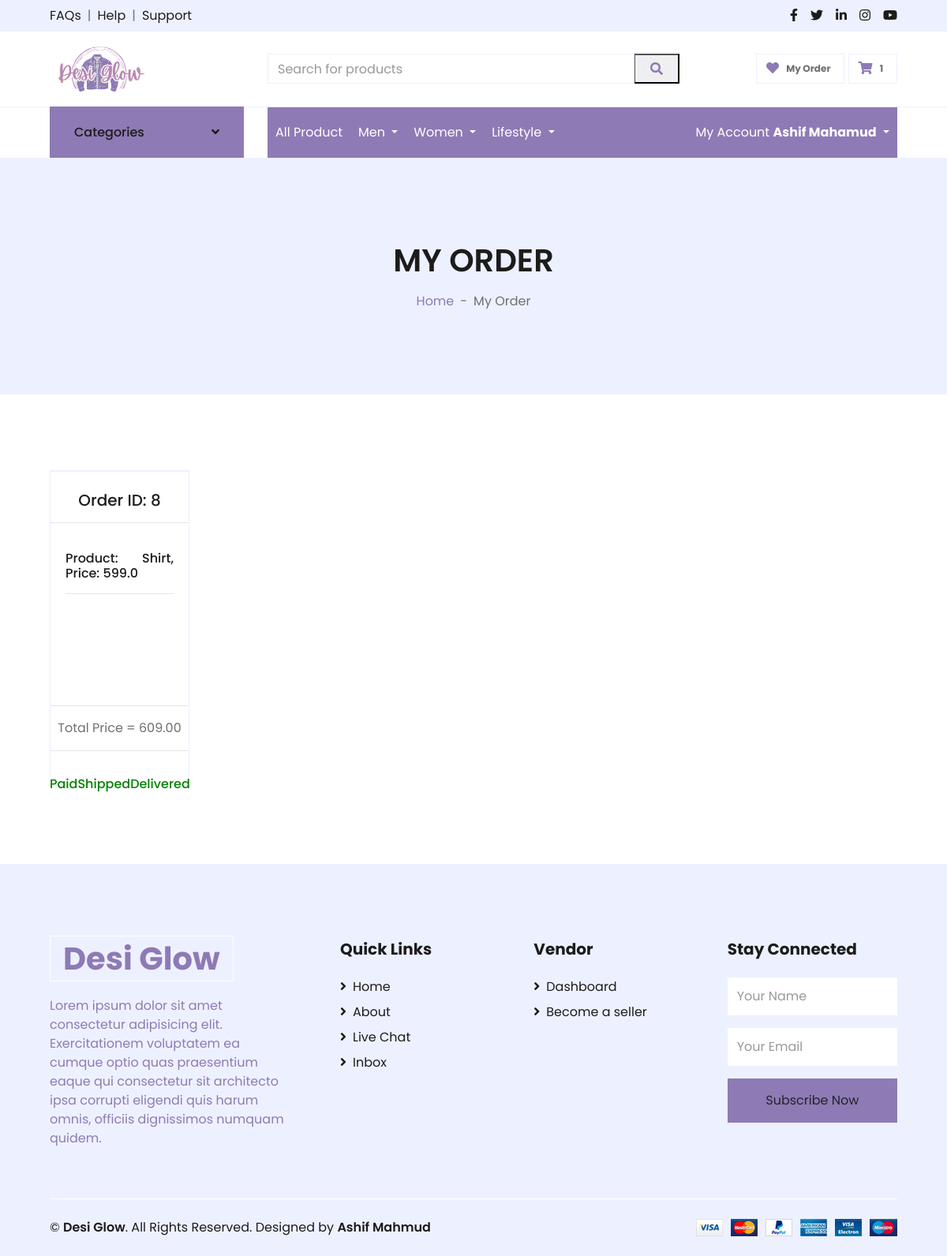
The app's page /order/ (signed in) with its own data.
### home/models.py (models this page shows, shortened)
class MyOrder(models.Model):
    username = models.CharField(max_length=100, blank=True, null=True)
    first_name = models.CharField(max_length=100, blank=True, null=True)
    last_name = models.CharField(max_length=100, blank=True, null=True)
    email = models.EmailField(blank=True, null=True)
    phone = models.CharField(max_length=20, blank=True, null=True)
    address1 = models.CharField(max_length=255, blank=True, null=True)
    address2 = models.CharField(max_length=255, blank=True, null=True)
    country = models.CharField(max_length=100, blank=True, null=True)
    city = models.CharField(max_length=100, blank=True, null=True)
    state = models.CharField(max_length=100, blank=True, null=True)
    zip = models.CharField(max_length=20, blank=True, null=True)
    subtotal = models.CharField(max_length=20, blank=True, null=True)
    total = models.CharField(max_length=20, blank=True, null=True)
    product_details = models.TextField(blank=True, null=True)
    payment_details = models.CharField(max_length=20, blank=True, null=True)
    payment_status = models.BooleanField(default=False)
    shipped_status = models.BooleanField(default=False)
    delivery_status = models.BooleanField(default=False)
    date = models.DateField(auto_now_add=True, blank=True, null=True)
    size = models.CharField(max_length = 99, blank = True, null = True)

### home/views.py (the view)
# urls.py: path('order/', order, name='order'),
def order(request):
    my_orders = MyOrder.objects.filter(username=request.user)
    context = {
        'my_order': my_orders,
    }
    return render(request, "order.html", context)

### home/context_processors.py (called while the page is built)
def custom_context(request):
    if request.user.is_authenticated:
        product_count = Cart.objects.filter(username=request.user).count()
    else:
        product_count = 0  # Set a default value if the user is not authenticated
    return {'product_count': product_count}

### templates/order.html (shortened to what this page needs)
{% extends "main.html" %}
{% load static %}
{% block content %}
<div class="container-fluid">
    <div class="row border-top px-xl-5">
        <div class="col-lg-3 d-none d-lg-block">
            <a class="btn shadow-none d-flex align-items-center justify-content-between bg-primary text-white w-100"
                data-toggle="collapse" href="#navbar-vertical" style="height: 65px; margin-top: -1px; padding: 0 30px;">
                <h6 class="m-0">Categories</h6>
                <i class="fa fa-angle-down text-dark"></i>
            </a>
        </div>
        <div class="col-lg-9">
            <nav class="navbar navbar-expand-lg bg-light navbar-light py-3 py-lg-0 px-0">
                {% include "navbar.html" %}
            </nav>
        </div>
    </div>
</div>
<div class="container-fluid bg-secondary mb-5">
    <div class="d-flex flex-column align-items-center justify-content-center" style="min-height: 300px">
        <h1 class="font-weight-semi-bold text-uppercase mb-3">My Order</h1>
        <div class="d-inline-flex">
            <p class="m-0"><a href="">Home</a></p>
            <p class="m-0 px-2">-</p>
            <p class="m-0">My Order</p>
        </div>
    </div>
</div>
<div class="container-fluid pt-5">
    <div class="row px-xl-5">
        <div class="col-lg-9 col-md-12">
            <div class="row pb-3">
                {% for order_item in my_order reversed %}
                <div class="col-lg-3 col-md-6 col-sm-12 pb-1">
                    <div class="card product-item border-0 mb-4">
                        <div
                            class="card-header product-img position-relative overflow-hidden bg-transparent border p-0">
                        </div>
                        <div class="card-body border-left border-right text-center p-0 pt-4 pb-3">
                            <h5 class="text-truncate mb-3">Order ID: {{ order_item.id }}</h5>
                            <hr>
                            <div class="d-flex" style="text-align: justify; height: 199px; overflow: scroll;">
                                <h6 style="padding: 19px;">
                                    {% if order_item.product_details %}
                                    {% for line in order_item.product_details.splitlines %}
                                    {{ line }}
                                    <hr style = "width: 100%;">
                                    {% endfor %}
                                    {% else %}
                                    No product details available
                                    {% endif %}
                                </h6>
                            </div>
                            <hr>
                            Total Price = {{ order_item.total }}
                            <hr>
                        </div>
                        <div class="d-flex justify-content-justify">
                            {% if order_item.payment_status %}
                            <h6 style="margin: auto; color: green;">Paid</h6>
                            {% else %}
                            <h6 style="margin: auto; color: red;">Paid</h6>
                            {% endif %}
                            {% if order_item.shipped_status %}
                            <h6 style="margin: auto; color: green;">Shipped</h6>
                            {% else %}
                            <h6 style="margin: auto; color: red;">Shipped</h6>
                            {% endif %}
                            {% if order_item.delivery_status %}
                            <h6 style="margin: auto; color: green;">Delivered</h6>
                            {% else %}
                            <h6 style="margin: auto; color: red;">Delivered</h6>
                            {% endif %}
                        </div>
                    </div>
                </div>
                {% endfor %}
            </div>
        </div>
    </div>
</div>
{% endblock content %}

### templates/navbar.html (shortened to what this page needs)
<div class="collapse navbar-collapse justify-content-between akash-navbar" id="navbarCollapse">
    <div class="navbar-nav mr-auto py-0">
        <a style="color: white;" href="{% url 'home' %}" class="nav-item nav-link">All Product</a>
        <div class="nav-item dropdown">
            <a class="nav-link dropdown-toggle" href="#" id="navbarDropdownMenuLink" role="button"
                data-toggle="dropdown" aria-haspopup="true" aria-expanded="false" style="color: white;">
                Men
            </a>
        </div>
        <div class="nav-item dropdown">
            <a class="nav-link dropdown-toggle" href="#" id="navbarDropdownMenuLink" role="button"
                data-toggle="dropdown" aria-haspopup="true" aria-expanded="false" style="color: white;">
                Women
            </a>
        </div>
        <div class="nav-item dropdown">
            <a class="nav-link dropdown-toggle" href="#" id="navbarDropdownMenuLink" role="button"
                data-toggle="dropdown" aria-haspopup="true" aria-expanded="false" style="color: white;">
                Lifestyle
            </a>
        </div>
    </div>
    <div class="navbar-nav ml-auto py-0">
        {% if user.is_authenticated %}
        <div class="nav-item dropdown">
            <a class="nav-link dropdown-toggle" href="#" id="navbarDropdownMenuLink" role="button"
                data-toggle="dropdown" aria-haspopup="true" aria-expanded="false" style="color: white;">
                My Account <strong>{{ user.get_full_name }}</strong>
            </a>
        </div>
        {% else %}
        <a style="color: white;" href="{% url 'signin' %}" class="nav-item nav-link">Login</a>
        <a style="color: white;" href="{% url 'signup' %}" class="nav-item nav-link">Register</a>
        {% endif %}
    </div>
</div>

### templates/navbar.html (style rules this page uses)
.akash-navbar { background-color: #8E7AB5; }

### records on screen
MyOrder: id "8", splitlines "Product: Shirt, Price: 599.0", total "609.00", payment_status "Paid", shipped_status "Shipped", delivery_status "Delivered"

### other values on screen
{{ product_count }} "1"
{{ user.get_full_name }} "Ashif Mahamud"
